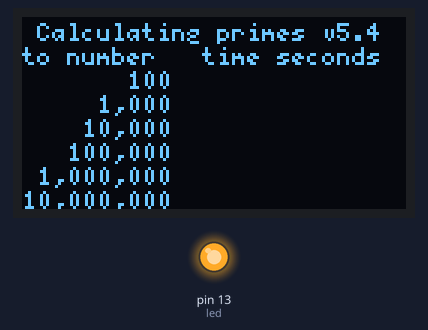
Bench run of a sketch on a simulated Arduino Uno, built for the host (arithmetic inside an expression is 32-bit, double 64-bit). Shown: 128×64 one-colour display, output pins drawn as LEDs (lit = HIGH). EEPROM starts erased; what the sketch prints to the serial monitor is not drawn.

Above: at 0.1 s.
At 15.6 s:
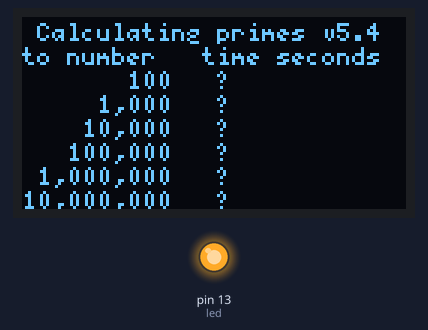
At 32.6 s:
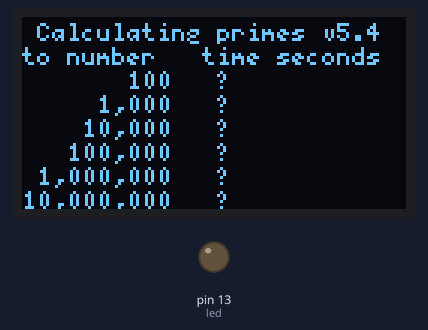
At 118.7 s:
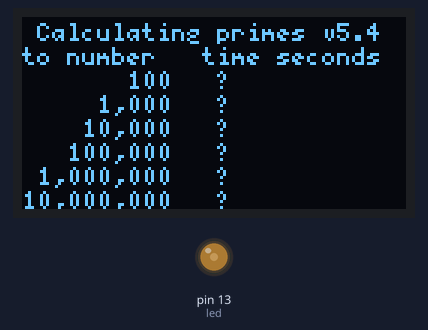
Timing chart, 0 to 130.0 s (numbered marks = the images above):
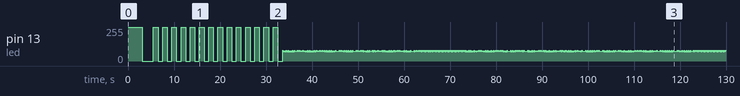

The sketch:

prime_5.4.ino
```cpp
/* Prime numbers in Arduino C v5.4 2023/12/22 for ESP8266-12E with SH1106 oled */
/* Update    */

#include <Arduino.h>
#include <Wire.h>
#include <U8g2lib.h>
#include <time.h>
#include <math.h>
#include <ESP_EEPROM.h>

U8G2_SH1106_128X64_NONAME_F_SW_I2C u8g2(U8G2_R0, /* clock=*/ 12, /* data=*/ 14);

double start;
int column = 10;
int found = 4;   // we already know 2, 3, 5, 7
int divisors = found;
uint32_t primes[6550] = {3, 5, 7};
int led = LED_BUILTIN;

void setup() {
  Serial.begin(74880);
  pinMode(led, OUTPUT);
  digitalWrite(led, HIGH);
  u8g2.begin();
  u8g2.firstPage();
  do {
    u8g2.setFont(u8g2_font_5x7_tf);
    u8g2.drawStr(0, 8," Calculating primes v5.4");
    u8g2.drawStr(0,16,"to number   time seconds");
    u8g2.drawStr(0,24,"       100 ");
    u8g2.drawStr(0,32,"     1,000 ");
    u8g2.drawStr(0,40,"    10,000 ");
    u8g2.drawStr(0,48,"   100,000 ");
    u8g2.drawStr(0,56," 1,000,000 ");
    u8g2.drawStr(0,64,"10,000,000 ");
  } while (u8g2.nextPage() );

  for (int i = 0; i < 3; i++) {
    Serial.print(".");
    delay(1000);
  }
  digitalWrite(led, LOW);
  const uint32_t scope[] = {100, 1000, 10000, 100000, 1000000, 10000000, 25000000, 100000000, 1000000000, 2147483647, 4294967295 };
  const int reference[] = {25, 168, 1229, 9592, 78498, 664579, 1565927, 5761455, 50847534, 105097564, 203280221};

  // previous run
  EEPROM.begin(44);
  Serial.print("\nGet previous results for this ESP8266:\n");
  Serial.print("    last        seconds   \n");
  for(int i = 0; i < 11; i++) {
    int spaces = 12 - (int)log10(scope[i]);
    for(int j = 0; j < spaces; j++) {
      Serial.print(" ");
    }
    Serial.print(scope[i]);
    Serial.print("    ");
    float last_time;
    EEPROM.get(i * 4 + 1, last_time);
    Serial.print(last_time, 6);
    Serial.print("\n");
    if( i < 6) {
      char buff[10];
      snprintf (buff, sizeof(buff), "%.6f", last_time);
      do {
        u8g2.setFont(u8g2_font_5x7_tf);
        u8g2.drawStr(64, i * 8 + 24, buff);
      } while (u8g2.nextPage() );
    }
  }

  // start calculating with micros
  for (int i = 0; i < 6; i++)
  {
    int last = scope[i];
    found = 4;   // we already know 2, 3, 5, 7
    Serial.println("\n\nPrime v5.4 in Arduino C - 2023/12/22 in micros()");
    Serial.print("Calculating prime numbers until ");
    Serial.println(last);
    // start = millis();
    start = micros();        // use micros() for more precision in runtimes < 70 minutes
    int largest_divider = (int)(sqrt(last));
    if(largest_divider % 2 == 0)
    {
      largest_divider += 1;
    }
    find_primes(largest_divider);
    Serial.print("Found ");
    Serial.print(found);
    Serial.print(" primes until ");
    Serial.print(largest_divider);
    Serial.print(" to use as divisors.\n");
    int dot = millis();
    int column = 0;
    for(uint32_t number = largest_divider + 2; number < last; number += 2)
    {
      found += is_prime_fast(number);
      if((millis() - dot) > 1000) {
        Serial.print(".");
        dot = millis();
        column += 1;
        if(column % 2 == 0) {
          digitalWrite(led, HIGH);
        }
        else
        {
          digitalWrite(led, LOW);
        }
        if(column > 40) {
          column = 0;
          elapsed_time((micros()-start)/1000000);
          Serial.print(" - ");
          Serial.print(number);
          Serial.print(" ");
          Serial.print((int)(number / (last / 100)));
          Serial.print("% \n");
        }
      }
    }
    // float duration = (millis() - start)/1000;
    float duration = (micros() - start)/1000000; // use micros() for more precision in runtimes < 70 minutes
    if(duration > 2) {
      Serial.print("\n");
    }
    Serial.print("Found ");
    Serial.print(found);
    Serial.print(" prime numbers. It should be ");
    Serial.print(reference[i]);
    Serial.print(".\nThis took ");
    Serial.print(duration, 6);
    Serial.print(" seconds.");
    elapsed_time(duration);
    EEPROM.put(i * 4 + 1, duration);
    boolean ok1 = EEPROM.commit();
    Serial.println((ok1) ? "First commit OK" : "Commit failed");
  }
  Serial.print("\n");
}

void loop() {  // program finished, just keep printing some dots
  for(int i = 0; i < 80; i++) {
    Serial.print(".");
    for(int x = 0; x < 100; x++) {
      digitalWrite(led, HIGH);
      delay(20);
      digitalWrite(led, LOW);
      delay(30);
    }
  }
  Serial.print(".\n");
}

int is_prime(uint32_t number) {
  int prime = 1;
  for (int divider = 3; divider < (int)(sqrt(number)) + 1; divider += 2)
  {
    if (number % divider == 0)
    {
      prime = 0;
      break;
    }
  }
  return prime;
}

int find_primes(uint32_t limit) {
  Serial.print(" ");
  for(uint32_t number=11; number < limit + 1; number += 2) {
    if( is_prime(number) == 1) {
      primes[found - 1] = number;
      found++;
    }
    if((number+1) % 1000 == 0) { Serial.print("."); }
  }
  primes[found - 1] = limit;
  divisors = found - 1;
  return 1;
}

int is_prime_fast(uint32_t number) {
  uint32_t largest_divider = (int)(sqrt(number));
  int flag_prime = 1;
  for(int i=0; i < divisors; i++)
  {
    if(number % primes[i] == 0)
    {
      flag_prime = 0;
      break;
    }
    if(primes[i] > largest_divider)
    {
      break;
    }
  }
  return flag_prime;
}

void elapsed_time(int seconds) {
  int hours = (int)seconds/3600;
  int minutes = (int)(seconds/60 - hours*60);
  int sec = (int)(seconds - minutes*60 - hours*3600);
  Serial.print(" ");
  Serial.print(hours);
  Serial.print("h ");
  Serial.print(minutes);
  Serial.print("min ");
  Serial.print(sec);
  Serial.print("s ");
}
```
